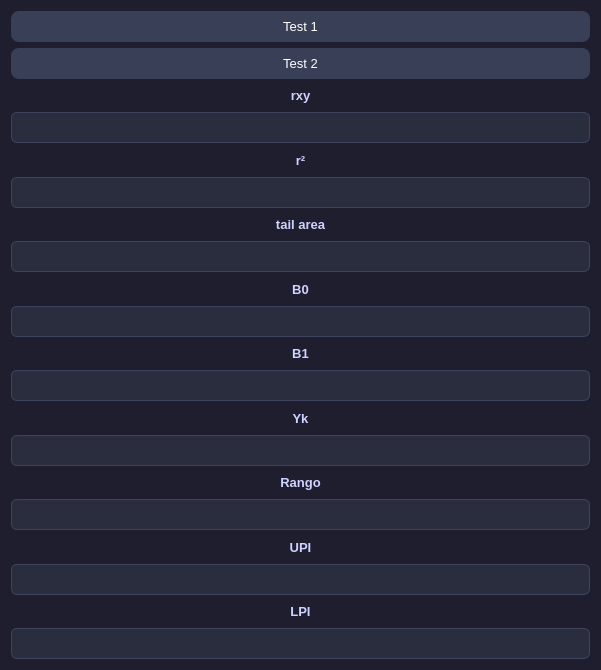
<?xml version="1.0" encoding="UTF-8"?>
<ui version="4.0">
 <class>Dialog</class>
 <widget class="QDialog" name="Dialog">
  <property name="geometry">
   <rect>
    <x>0</x>
    <y>0</y>
    <width>601</width>
    <height>670</height>
   </rect>
  </property>
  <property name="windowTitle">
   <string>Dialog</string>
  </property>
  <property name="styleSheet">
   <string notr="true">/* Fondo general */
QWidget {
    background-color: #1e1e2f;
    color: #eaeaf0;
    font-family: 'Segoe UI', 'Roboto', sans-serif;
    font-size: 10pt;
}

/* Botones */
QPushButton {
    background-color: #3a3f58;
    border-radius: 8px;
    padding: 8px 16px;
    color: white;
}

QPushButton:hover {
    background-color: #50577a;
}

QPushButton:pressed {
    background-color: #2c2f45;
}

/* Inputs */
QLineEdit, QTextEdit {
    background-color: #2a2d3e;
    border: 1px solid #3f445e;
    border-radius: 6px;
    padding: 6px;
}

/* Labels */
QLabel {
    color: #cfd3ff;
    font-weight: 500;
}

/* ComboBox */
QComboBox {
    background-color: #2a2d3e;
    border-radius: 6px;
    padding: 5px;
}

/* Barra de menú */
QMenuBar {
    background-color: #2a2d3e;
}

QMenuBar::item:selected {
    background-color: #3f445e;
}

/* Tabs */
QTabWidget::pane {
    border: 1px solid #3f445e;
}

QTabBar::tab {
    background: #2a2d3e;
    padding: 8px;
}

QTabBar::tab:selected {
    background: #3f445e;
}</string>
  </property>
  <layout class="QVBoxLayout" name="verticalLayout">
   <item>
    <widget class="QPushButton" name="pushButtonTEST1">
     <property name="text">
      <string>Test 1</string>
     </property>
    </widget>
   </item>
   <item>
    <widget class="QPushButton" name="pushButtonTEST2">
     <property name="text">
      <string>Test 2</string>
     </property>
    </widget>
   </item>
   <item>
    <widget class="QLabel" name="label">
     <property name="text">
      <string>rxy</string>
     </property>
     <property name="alignment">
      <set>Qt::AlignCenter</set>
     </property>
    </widget>
   </item>
   <item>
    <widget class="QLineEdit" name="showRxy"/>
   </item>
   <item>
    <widget class="QLabel" name="label_2">
     <property name="text">
      <string>r²</string>
     </property>
     <property name="alignment">
      <set>Qt::AlignCenter</set>
     </property>
    </widget>
   </item>
   <item>
    <widget class="QLineEdit" name="showR2"/>
   </item>
   <item>
    <widget class="QLabel" name="label_3">
     <property name="text">
      <string>tail area</string>
     </property>
     <property name="alignment">
      <set>Qt::AlignCenter</set>
     </property>
    </widget>
   </item>
   <item>
    <widget class="QLineEdit" name="ShowTailArea"/>
   </item>
   <item>
    <widget class="QLabel" name="label_4">
     <property name="text">
      <string>B0</string>
     </property>
     <property name="alignment">
      <set>Qt::AlignCenter</set>
     </property>
    </widget>
   </item>
   <item>
    <widget class="QLineEdit" name="showB0"/>
   </item>
   <item>
    <widget class="QLabel" name="label_5">
     <property name="text">
      <string>B1</string>
     </property>
     <property name="alignment">
      <set>Qt::AlignCenter</set>
     </property>
    </widget>
   </item>
   <item>
    <widget class="QLineEdit" name="showB1"/>
   </item>
   <item>
    <widget class="QLabel" name="label_6">
     <property name="text">
      <string>Yk</string>
     </property>
     <property name="alignment">
      <set>Qt::AlignCenter</set>
     </property>
    </widget>
   </item>
   <item>
    <widget class="QLineEdit" name="showYK"/>
   </item>
   <item>
    <widget class="QLabel" name="label_7">
     <property name="text">
      <string>Rango</string>
     </property>
     <property name="alignment">
      <set>Qt::AlignCenter</set>
     </property>
    </widget>
   </item>
   <item>
    <widget class="QLineEdit" name="showRango"/>
   </item>
   <item>
    <widget class="QLabel" name="label_8">
     <property name="text">
      <string>UPI</string>
     </property>
     <property name="alignment">
      <set>Qt::AlignCenter</set>
     </property>
    </widget>
   </item>
   <item>
    <widget class="QLineEdit" name="showUPI"/>
   </item>
   <item>
    <widget class="QLabel" name="label_9">
     <property name="text">
      <string>LPI</string>
     </property>
     <property name="alignment">
      <set>Qt::AlignCenter</set>
     </property>
    </widget>
   </item>
   <item>
    <widget class="QLineEdit" name="showLPI"/>
   </item>
  </layout>
 </widget>
 <resources/>
 <connections/>
</ui>
